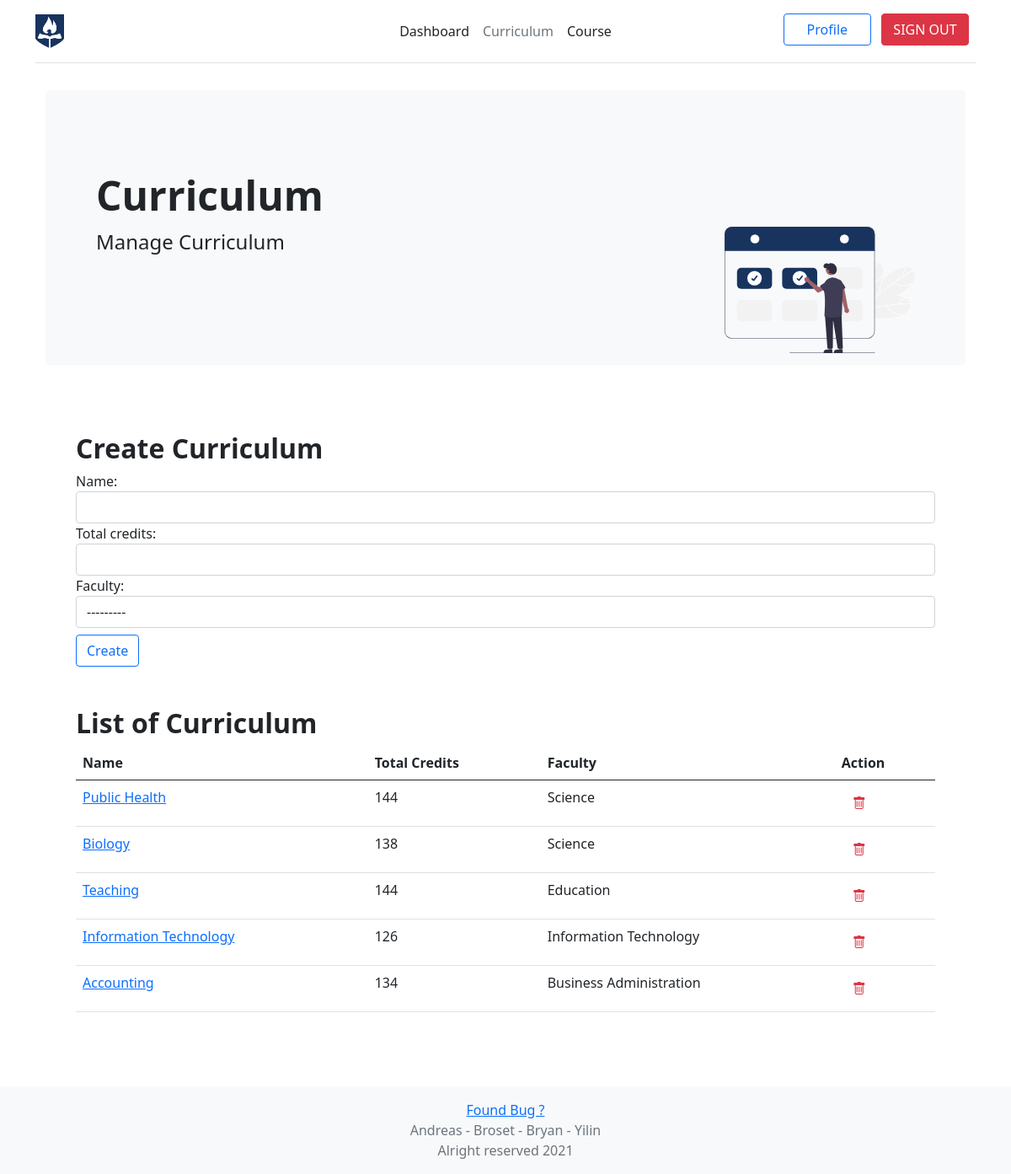
The page /ssapp/admin/curriculum (signed in) on the database as committed earlier.
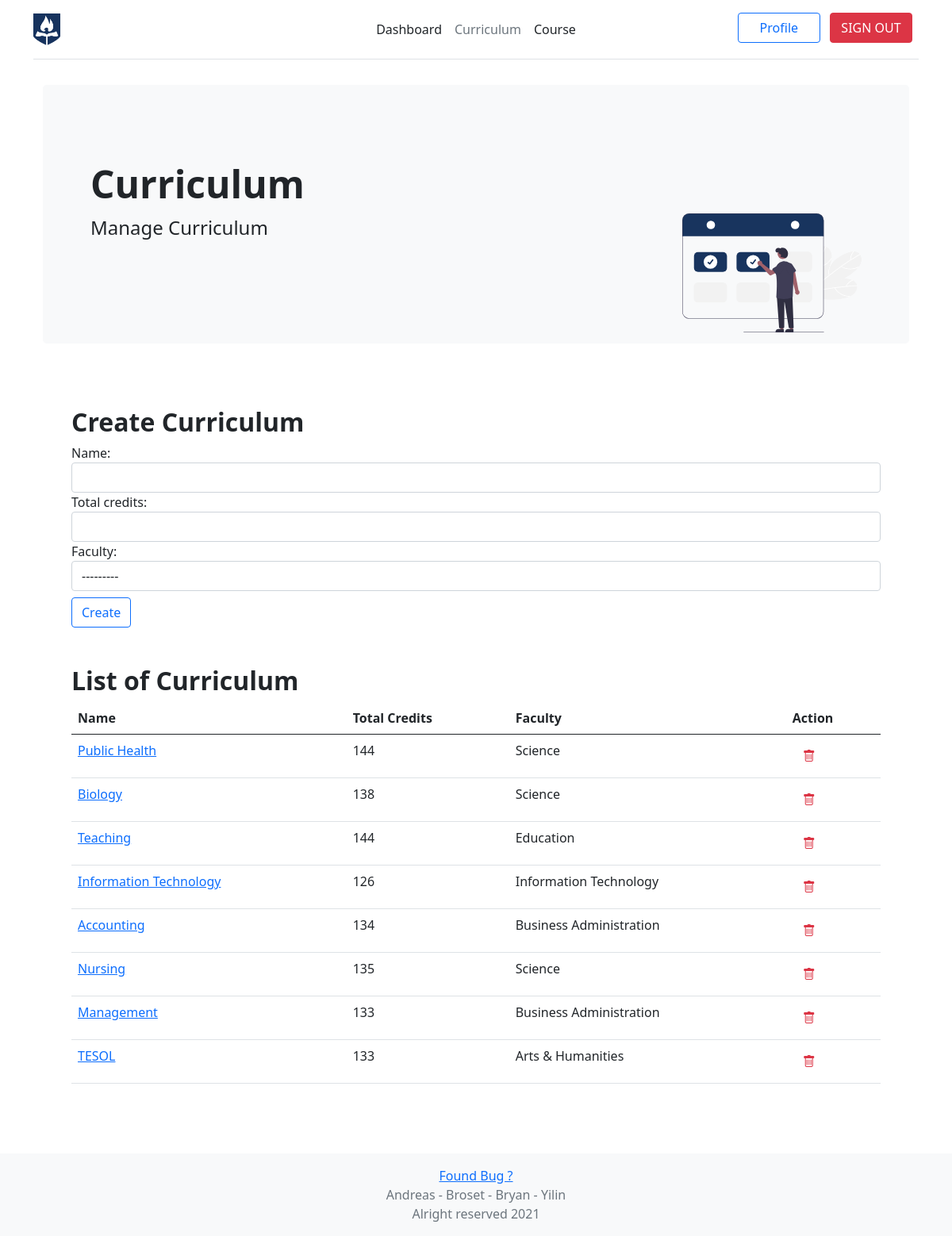
The same page on the database as committed later.
### ssapp/models.py (models this page shows, shortened)
class Faculty(models.Model):
    name = models.CharField(max_length=50, unique=True)
    def __str__(self):
        return "{}".format(self.name)

class Curriculum(models.Model):
    name = models.CharField(max_length=50, unique=True)
    total_credits = models.PositiveSmallIntegerField()
    faculty = models.ForeignKey(Faculty, on_delete=models.CASCADE)
    courses = models.ManyToManyField('Course', blank=True, related_name="curriculum")

### ssapp/views.py (the view, shortened to what this page needs)
# urls.py: path("ssapp/admin/curriculum", views.AdminCurriculum.as_view(), name="admin_curriculum"),
class AdminCurriculum(LoginRequiredMixin, generic.CreateView):
    login_url = '/accounts/login'
    form_class = CurriculumForm
    template_name = 'ssapp/admin/curriculum.html'
    def get(self, *args, **kwargs):
        if self.request.user.username != "admin":
            messages.warning(self.request, "You do not have admin capability")
            return redirect('ssapp:dashboard')
        all_curr = Curriculum.objects.all()
        form = self.form_class()
        context = {"all_curr": all_curr, "form": form}
        return render(self.request, self.template_name, context)

### ssapp/forms.py
class CurriculumForm(forms.ModelForm):
    def __init__(self, *args, **kwargs):
        super(CurriculumForm, self).__init__(*args, **kwargs)
        for name in self.fields.keys():
            self.fields[name].widget.attrs.update({
                'class': 'form-control',
            })
    class Meta:
        model = Curriculum
        fields = ('name', 'total_credits', 'faculty')

### ssapp/templates/ssapp/admin/curriculum.html (shortened to what this page needs)
{% extends 'ssapp/base.html' %}
{% load static %}
{% block header_admin_curr %} <span class="text-muted"> Curriculum </span> {% endblock %}
{% block html_head %}
    <link rel="stylesheet" href="https://cdn.jsdelivr.net/npm/bootstrap-icons@1.5.0/font/bootstrap-icons.css">
{% endblock %}
    {% block body %}
   <div class="container py-2">
      <div class="p-5 mb-4 bg-light rounded-3">
      <div class="container-fluid py-5 mb-2">
        <h1 class="display-5 fw-bold">Curriculum</h1>
            <img class="float-end" src="{% static 'images/undraw_Booking_re_gw4j.svg' %}" height="150px">
        <p class="col-md-8 fs-4 mb-4"> Manage Curriculum </p>
      </div>
      </div>
      </div>
      <div class="p-5">
          <div class="mb-5">
          <h2 class="display-7 fw-bold">Create Curriculum</h2>
          <form id="create_curriculum">
              {{ form }}
              <input type="submit" class="mt-2 btn btn-outline-primary" value="Create" />
          </form>
          </div>
      <h2 class="display-7 fw-bold">List of Curriculum</h2>
      <table class="table">
          <thead>
          <tr>
              <th>Name</th>
              <th>Total Credits</th>
              <th>Faculty</th>
              <th>Action</th>
          </tr>
          </thead>
          <tbody>
          {% for curr in all_curr %}
          <tr>
              <td><a href="{% url 'ssapp:admin_detail_curriculum' curr.pk %}">{{ curr.name }} </a></td>
              <td>{{ curr.total_credits }}</td>
              <td>{{ curr.faculty }}</td>
              <td> <button type="button" id="delete_{{curr.pk}}" value="{{ curr.pk }}" class="btn btn-link"><i class="bi bi-trash text-danger"></i></button></td>
          </tr>
          {% endfor %}
          </tbody>
               </table>
      </div>
        {% endblock %}

### ssapp/templates/ssapp/base.html (shortened to what this page needs)
<!doctype html>
<html lang="en">
    <head>
        {% load static %}
        {% block html_head %}
        {% endblock %}
        <link href="https://cdn.jsdelivr.net/npm/bootstrap@5.0.0-beta3/dist/css/bootstrap.min.css" rel="stylesheet">
        <link rel="stylesheet" type="text/css" href="{% static 'style.css' %}">
    </head>
    <body>
        <div class="container">
            <header class="d-flex flex-wrap align-items-center justify-content-center justify-content-md-between py-3 mb-4 border-bottom">
                <a href="{% url 'ssapp:index' %}" class="d-flex align-items-center col-md-3 mb-2 mb-md-0 text-dark text-decoration-none">
                    <img src="{% static '/images/aiu_nb_jlogo.png' %}" height="40px">
                </a>
                <ul class="nav col-12 col-md-auto mb-2 justify-content-center mb-md-0">
                    {% if request.user.username != 'admin' %}
                        <li><a href="{% url 'ssapp:index' %}" class="nav-link px-2 link-dark">{% block header_home %}Home {% endblock %}</a></li>
                        <li><a href="{% url 'ssapp:dashboard' %}" class="nav-link px-2 link-dark">{% block header_schedule %} Schedule {% endblock %}</a></li>
                        <li><a href="{% url 'ssapp:curriculum' %}" class="nav-link px-2 link-dark">{% block header_curr %} Curriculum {% endblock %}</a></li>
                    {% else %}
                        <li><a class="nav-link px-2 link-dark" href="{% url 'ssapp:admin_dashboard' %}">{% block header_admin_dashboard %} Dashboard {% endblock %}</a></li>
                        <li><a class="nav-link px-2 link-dark" href="{% url 'ssapp:admin_curriculum' %}">{% block header_admin_curr %} Curriculum {% endblock %}</a></li>
                        <li><a class="nav-link px-2 link-dark" href="{% url 'ssapp:admin_course' %}">{% block header_admin_course %} Course {% endblock %}</a></li>
                    {% endif %}
                </ul>
                <div class="col-md-3 text-end">
                    {% if user.is_authenticated %}
                        <a href="{% url 'ssapp:profile' request.user %}" class="btn {% block header_style_profile %}btn-outline-primary {% endblock %} me-2 mb-1" style="width: 6.5em !important"> Profile </a>
                        <a href="{% url 'logout' %}" class="btn me-2 mb-1 {% block header_style_signout %} btn-danger {% endblock %}" style="width: 6.5em !important">SIGN OUT</a>
                    {% else %}
                        <a href="{% url 'login' %}" class="btn btn-primary me-2 mb-1"  style="width: 5.8em !important">SIGN IN</a>
                        <a href="{% url 'ssapp:signup' %}" class="btn btn-outline-secondary me-2 mb-1 ">SIGN UP</a>
                    {% endif %}
                </div>
            </header>
        </div>
        <div class="position-fixed bottom-0 end-0 p-3" style="z-index: 5;">
        </div>
        <div class="container container-fluid">
            {% block body %}{% endblock %}
        </div>
        <div class="mt-4">
            <footer class="footer mt-auto py-3 bg-light">
                <div class="container text-center">
                    <span class="text-muted"> <a href="mailto:chanrose@pm.me"> Found Bug ? </a> <br />  Andreas - Broset - Bryan - Yilin <br /> Alright reserved 2021</span>
                </div>
            </footer>
        </div>
    </body>
</html>

Rows that differ between the two databases and show on the page:
added Curriculum: name "Nursing", total_credits "135", faculty "Science", {{ curr.pk }} 19 (drawn)
added Curriculum: name "Management", total_credits "133", faculty "Business Administration", {{ curr.pk }} 20 (drawn)
added Curriculum: name "TESOL", total_credits "133", faculty "Arts & Humanities", {{ curr.pk }} 21 (drawn)
